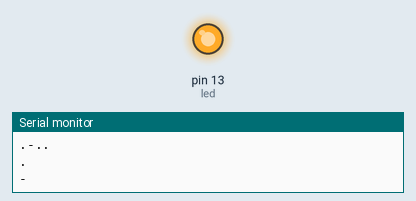
Simulated run of this sketch. Board: Arduino Uno, built with avr-gcc and run on an emulated ATmega328P. Parts: output pins drawn as LEDs (lit = HIGH), the last lines printed to the serial monitor.

Above: at 1.55 s.
At 12.2 s:
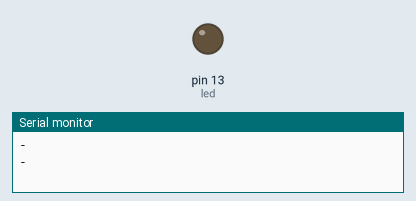
Timing chart, 0 to 17.3 s (numbered marks = the images above):
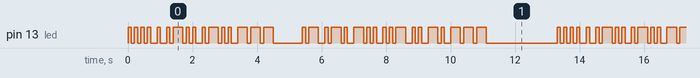

The sketch:

morse.ino
```cpp
/*
  Morse
  Should do Morse Code.
 */


#include <stdio.h>
#include <string.h>
#include <ctype.h>

static const struct
{
   const char letter, *morse;
} Code[] =
{
   { 'A', ".- "   },{ 'B', "-... " },{ 'C', "-.-. " },{ 'D', "-.. "  },
   { 'E', ". "    },{ 'F', "..-. " },{ 'G', "--. "  },{ 'H', ".... " },
   { 'I', ".. "   },{ 'J', ".--- " },{ 'K', ".-.- " },{ 'L', ".-.. " },
   { 'M', "-- "   },{ 'N', "-. "   },{ 'O', "--- "  },{ 'P', ".--. " },
   { 'Q', "--.- " },{ 'R', ".-. "  },{ 'S', "... "  },{ 'T', "- "    },
   { 'U', "..- "  },{ 'V', "...- " },{ 'W', ".-- "  },{ 'X', "-..- " },
   { 'Y', "-.-- " },{ 'Z', "--.. " },{ ' ', "       "    },
};

int led = 13;
int morse_unit = 100;

void dot() {
  digitalWrite(led, HIGH);   // turn the LED on (HIGH is the voltage level)
  delay(1*morse_unit);               // wait for a second
  digitalWrite(led, LOW);    // turn the LED off by making the voltage LOW
  delay(1*morse_unit);               // wait for a second
}

void dash() {
  digitalWrite(led, HIGH);   // turn the LED on (HIGH is the voltage level)
  delay(3*morse_unit);               // wait for a second
  digitalWrite(led, LOW);    // turn the LED off by making the voltage LOW
  delay(1*morse_unit);               // wait for a second
}

void space() {
  delay(1*morse_unit);
}

void encode_letter(const char *c)
{
   size_t i;
   i = 0;
   while(c[i] != '\0')
     {
       Serial.println(c[i]);
        if(c[i] == '.')
          {
            dot();
          }
        if(c[i] == '-')
          {
            dash();
          }
        if(c[i] == ' ')
          {
            space();
          }
        i++;
     }
}

void encode_string(const char *s)
{
   size_t i, j;
   for ( i = 0; s[i]; ++i )
   {
      for ( j = 0; j < sizeof Code / sizeof *Code; ++j )
      {
         if ( toupper(s[i]) == Code[j].letter )
         {
            Serial.println(Code[j].letter);
            Serial.println(Code[j].morse);
            encode_letter(Code[j].morse);
            break;
         }
      }
   }
}

// the setup routine runs once when you press reset:
void setup() {
  // initialize the digital pin as an output.
  Serial.begin(9600);           // set up Serial library at 9600 bps
  pinMode(led, OUTPUT);
}

// the loop routine runs over and over again forever:
void loop() {
  const char text[] = "Hello, Arduino";
  encode_string(text);
  delay(2000);
}
```

Measured:
- by itself, pin 13 (led): moves between LOW and HIGH, repeating every 13.3 s
- by itself, everything shown: repeats every 13.3 s, in 68 steps
